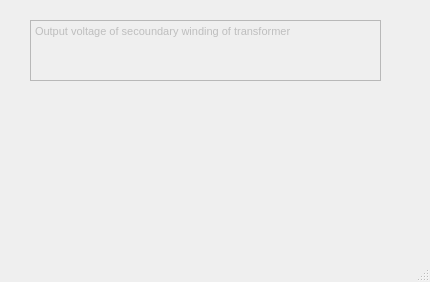
<?xml version="1.0" encoding="UTF-8"?>
<ui version="4.0">
 <class>OutputVoltageHelpWindow</class>
 <widget class="QMainWindow" name="OutputVoltageHelpWindow">
  <property name="geometry">
   <rect>
    <x>0</x>
    <y>0</y>
    <width>430</width>
    <height>282</height>
   </rect>
  </property>
  <property name="windowTitle">
   <string>MainWindow</string>
  </property>
  <widget class="QWidget" name="centralwidget">
   <widget class="QTextEdit" name="textEdit">
    <property name="enabled">
     <bool>false</bool>
    </property>
    <property name="geometry">
     <rect>
      <x>30</x>
      <y>20</y>
      <width>351</width>
      <height>61</height>
     </rect>
    </property>
    <property name="html">
     <string>&lt;!DOCTYPE HTML PUBLIC &quot;-//W3C//DTD HTML 4.0//EN&quot; &quot;http://www.w3.org/TR/REC-html40/strict.dtd&quot;&gt;
&lt;html&gt;&lt;head&gt;&lt;meta name=&quot;qrichtext&quot; content=&quot;1&quot; /&gt;&lt;style type=&quot;text/css&quot;&gt;
p, li { white-space: pre-wrap; }
&lt;/style&gt;&lt;/head&gt;&lt;body style=&quot; font-family:'MS Shell Dlg 2'; font-size:8.25pt; font-weight:400; font-style:normal;&quot;&gt;
&lt;p style=&quot; margin-top:0px; margin-bottom:0px; margin-left:0px; margin-right:0px; -qt-block-indent:0; text-indent:0px;&quot;&gt;Output voltage of secoundary winding of transformer&lt;/p&gt;&lt;/body&gt;&lt;/html&gt;</string>
    </property>
   </widget>
  </widget>
  <widget class="QMenuBar" name="menubar">
   <property name="geometry">
    <rect>
     <x>0</x>
     <y>0</y>
     <width>430</width>
     <height>21</height>
    </rect>
   </property>
  </widget>
  <widget class="QStatusBar" name="statusbar"/>
 </widget>
 <resources/>
 <connections/>
</ui>
